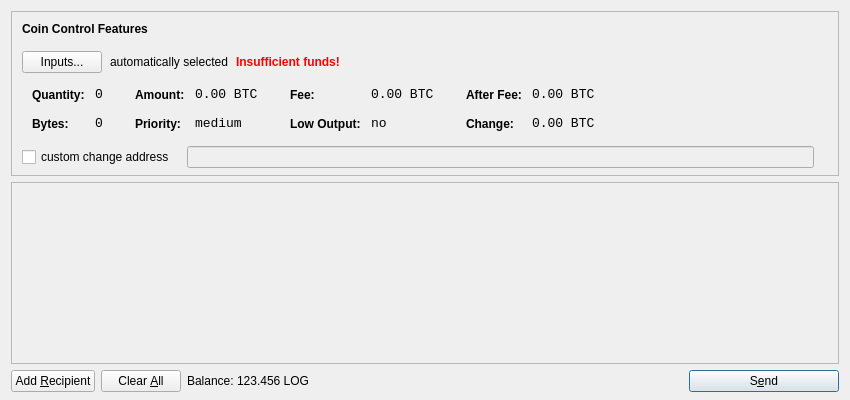
<?xml version="1.0" encoding="UTF-8"?>
<ui version="4.0">
 <class>SendCoinsDialog</class>
 <widget class="QDialog" name="SendCoinsDialog">
  <property name="geometry">
   <rect>
    <x>0</x>
    <y>0</y>
    <width>850</width>
    <height>400</height>
   </rect>
  </property>
  <property name="windowTitle">
   <string>Send Coins</string>
  </property>
  <layout class="QVBoxLayout" name="verticalLayout" stretch="0,1,0">
   <property name="bottomMargin">
    <number>8</number>
   </property>
   <item>
    <widget class="QFrame" name="frameCoinControl">
     <property name="sizePolicy">
      <sizepolicy hsizetype="Expanding" vsizetype="Expanding">
       <horstretch>0</horstretch>
       <verstretch>0</verstretch>
      </sizepolicy>
     </property>
     <property name="maximumSize">
      <size>
       <width>16777215</width>
       <height>16777215</height>
      </size>
     </property>
     <property name="frameShape">
      <enum>QFrame::StyledPanel</enum>
     </property>
     <property name="frameShadow">
      <enum>QFrame::Sunken</enum>
     </property>
     <layout class="QVBoxLayout" name="verticalLayoutCoinControl2">
      <property name="spacing">
       <number>-1</number>
      </property>
      <property name="leftMargin">
       <number>0</number>
      </property>
      <property name="topMargin">
       <number>0</number>
      </property>
      <property name="rightMargin">
       <number>0</number>
      </property>
      <property name="bottomMargin">
       <number>6</number>
      </property>
      <item>
       <layout class="QVBoxLayout" name="verticalLayoutCoinControl" stretch="0,0,0,0,1">
        <property name="spacing">
         <number>0</number>
        </property>
        <property name="leftMargin">
         <number>10</number>
        </property>
        <property name="topMargin">
         <number>10</number>
        </property>
        <item>
         <layout class="QHBoxLayout" name="horizontalLayoutCoinControl1">
          <property name="bottomMargin">
           <number>15</number>
          </property>
          <item>
           <widget class="QLabel" name="labelCoinControlFeatures">
            <property name="sizePolicy">
             <sizepolicy hsizetype="Preferred" vsizetype="Maximum">
              <horstretch>0</horstretch>
              <verstretch>0</verstretch>
             </sizepolicy>
            </property>
            <property name="font">
             <font>
              <weight>75</weight>
              <bold>true</bold>
             </font>
            </property>
            <property name="styleSheet">
             <string notr="true">font-weight:bold;</string>
            </property>
            <property name="text">
             <string>Coin Control Features</string>
            </property>
           </widget>
          </item>
         </layout>
        </item>
        <item>
         <layout class="QHBoxLayout" name="horizontalLayoutCoinControl2" stretch="0,0,0,0">
          <property name="spacing">
           <number>8</number>
          </property>
          <property name="bottomMargin">
           <number>10</number>
          </property>
          <item>
           <widget class="QPushButton" name="pushButtonCoinControl">
            <property name="styleSheet">
             <string notr="true"/>
            </property>
            <property name="text">
             <string>Inputs...</string>
            </property>
           </widget>
          </item>
          <item>
           <widget class="QLabel" name="labelCoinControlAutomaticallySelected">
            <property name="text">
             <string>automatically selected</string>
            </property>
            <property name="margin">
             <number>5</number>
            </property>
           </widget>
          </item>
          <item>
           <widget class="QLabel" name="labelCoinControlInsuffFunds">
            <property name="font">
             <font>
              <weight>75</weight>
              <bold>true</bold>
             </font>
            </property>
            <property name="styleSheet">
             <string notr="true">color:red;font-weight:bold;</string>
            </property>
            <property name="text">
             <string>Insufficient funds!</string>
            </property>
            <property name="margin">
             <number>5</number>
            </property>
           </widget>
          </item>
          <item>
           <spacer name="horizontalSpacerCoinControl">
            <property name="orientation">
             <enum>Qt::Horizontal</enum>
            </property>
            <property name="sizeHint" stdset="0">
             <size>
              <width>40</width>
              <height>1</height>
             </size>
            </property>
           </spacer>
          </item>
         </layout>
        </item>
        <item>
         <widget class="QWidget" name="widgetCoinControl" native="true">
          <property name="sizePolicy">
           <sizepolicy hsizetype="Preferred" vsizetype="Preferred">
            <horstretch>0</horstretch>
            <verstretch>0</verstretch>
           </sizepolicy>
          </property>
          <property name="minimumSize">
           <size>
            <width>0</width>
            <height>0</height>
           </size>
          </property>
          <property name="styleSheet">
           <string notr="true"/>
          </property>
          <layout class="QHBoxLayout" name="horizontalLayoutCoinControl5">
           <property name="margin">
            <number>0</number>
           </property>
           <item>
            <layout class="QHBoxLayout" name="horizontalLayoutCoinControl3" stretch="0,0,0,1">
             <property name="spacing">
              <number>20</number>
             </property>
             <property name="topMargin">
              <number>0</number>
             </property>
             <property name="bottomMargin">
              <number>10</number>
             </property>
             <item>
              <layout class="QFormLayout" name="formLayoutCoinControl1">
               <property name="horizontalSpacing">
                <number>10</number>
               </property>
               <property name="verticalSpacing">
                <number>14</number>
               </property>
               <property name="leftMargin">
                <number>10</number>
               </property>
               <property name="topMargin">
                <number>4</number>
               </property>
               <property name="rightMargin">
                <number>6</number>
               </property>
               <item row="0" column="0">
                <widget class="QLabel" name="labelCoinControlQuantityText">
                 <property name="styleSheet">
                  <string notr="true">font-weight:bold;</string>
                 </property>
                 <property name="text">
                  <string>Quantity:</string>
                 </property>
                 <property name="margin">
                  <number>0</number>
                 </property>
                </widget>
               </item>
               <item row="0" column="1">
                <widget class="QLabel" name="labelCoinControlQuantity">
                 <property name="font">
                  <font>
                   <family>Monospace</family>
                   <pointsize>10</pointsize>
                  </font>
                 </property>
                 <property name="cursor">
                  <cursorShape>IBeamCursor</cursorShape>
                 </property>
                 <property name="contextMenuPolicy">
                  <enum>Qt::ActionsContextMenu</enum>
                 </property>
                 <property name="text">
                  <string notr="true">0</string>
                 </property>
                 <property name="margin">
                  <number>0</number>
                 </property>
                 <property name="textInteractionFlags">
                  <set>Qt::LinksAccessibleByMouse|Qt::TextSelectableByKeyboard|Qt::TextSelectableByMouse</set>
                 </property>
                </widget>
               </item>
               <item row="1" column="0">
                <widget class="QLabel" name="labelCoinControlBytesText">
                 <property name="styleSheet">
                  <string notr="true">font-weight:bold;</string>
                 </property>
                 <property name="text">
                  <string>Bytes:</string>
                 </property>
                </widget>
               </item>
               <item row="1" column="1">
                <widget class="QLabel" name="labelCoinControlBytes">
                 <property name="font">
                  <font>
                   <family>Monospace</family>
                   <pointsize>10</pointsize>
                  </font>
                 </property>
                 <property name="cursor">
                  <cursorShape>IBeamCursor</cursorShape>
                 </property>
                 <property name="contextMenuPolicy">
                  <enum>Qt::ActionsContextMenu</enum>
                 </property>
                 <property name="text">
                  <string notr="true">0</string>
                 </property>
                 <property name="textInteractionFlags">
                  <set>Qt::LinksAccessibleByMouse|Qt::TextSelectableByKeyboard|Qt::TextSelectableByMouse</set>
                 </property>
                </widget>
               </item>
              </layout>
             </item>
             <item>
              <layout class="QFormLayout" name="formLayoutCoinControl2">
               <property name="horizontalSpacing">
                <number>10</number>
               </property>
               <property name="verticalSpacing">
                <number>14</number>
               </property>
               <property name="leftMargin">
                <number>6</number>
               </property>
               <property name="topMargin">
                <number>4</number>
               </property>
               <property name="rightMargin">
                <number>6</number>
               </property>
               <item row="0" column="0">
                <widget class="QLabel" name="labelCoinControlAmountText">
                 <property name="styleSheet">
                  <string notr="true">font-weight:bold;</string>
                 </property>
                 <property name="text">
                  <string>Amount:</string>
                 </property>
                 <property name="margin">
                  <number>0</number>
                 </property>
                </widget>
               </item>
               <item row="0" column="1">
                <widget class="QLabel" name="labelCoinControlAmount">
                 <property name="font">
                  <font>
                   <family>Monospace</family>
                   <pointsize>10</pointsize>
                  </font>
                 </property>
                 <property name="cursor">
                  <cursorShape>IBeamCursor</cursorShape>
                 </property>
                 <property name="contextMenuPolicy">
                  <enum>Qt::ActionsContextMenu</enum>
                 </property>
                 <property name="text">
                  <string notr="true">0.00 BTC</string>
                 </property>
                 <property name="textInteractionFlags">
                  <set>Qt::LinksAccessibleByMouse|Qt::TextSelectableByKeyboard|Qt::TextSelectableByMouse</set>
                 </property>
                </widget>
               </item>
               <item row="1" column="0">
                <widget class="QLabel" name="labelCoinControlPriorityText">
                 <property name="styleSheet">
                  <string notr="true">font-weight:bold;</string>
                 </property>
                 <property name="text">
                  <string>Priority:</string>
                 </property>
                </widget>
               </item>
               <item row="1" column="1">
                <widget class="QLabel" name="labelCoinControlPriority">
                 <property name="font">
                  <font>
                   <family>Monospace</family>
                   <pointsize>10</pointsize>
                  </font>
                 </property>
                 <property name="cursor">
                  <cursorShape>IBeamCursor</cursorShape>
                 </property>
                 <property name="contextMenuPolicy">
                  <enum>Qt::ActionsContextMenu</enum>
                 </property>
                 <property name="text">
                  <string>medium</string>
                 </property>
                 <property name="textInteractionFlags">
                  <set>Qt::LinksAccessibleByMouse|Qt::TextSelectableByKeyboard|Qt::TextSelectableByMouse</set>
                 </property>
                </widget>
               </item>
              </layout>
             </item>
             <item>
              <layout class="QFormLayout" name="formLayoutCoinControl3">
               <property name="horizontalSpacing">
                <number>10</number>
               </property>
               <property name="verticalSpacing">
                <number>14</number>
               </property>
               <property name="leftMargin">
                <number>6</number>
               </property>
               <property name="topMargin">
                <number>4</number>
               </property>
               <property name="rightMargin">
                <number>6</number>
               </property>
               <item row="0" column="0">
                <widget class="QLabel" name="labelCoinControlFeeText">
                 <property name="styleSheet">
                  <string notr="true">font-weight:bold;</string>
                 </property>
                 <property name="text">
                  <string>Fee:</string>
                 </property>
                 <property name="margin">
                  <number>0</number>
                 </property>
                </widget>
               </item>
               <item row="0" column="1">
                <widget class="QLabel" name="labelCoinControlFee">
                 <property name="font">
                  <font>
                   <family>Monospace</family>
                   <pointsize>10</pointsize>
                  </font>
                 </property>
                 <property name="cursor">
                  <cursorShape>IBeamCursor</cursorShape>
                 </property>
                 <property name="contextMenuPolicy">
                  <enum>Qt::ActionsContextMenu</enum>
                 </property>
                 <property name="text">
                  <string notr="true">0.00 BTC</string>
                 </property>
                 <property name="textInteractionFlags">
                  <set>Qt::LinksAccessibleByMouse|Qt::TextSelectableByKeyboard|Qt::TextSelectableByMouse</set>
                 </property>
                </widget>
               </item>
               <item row="1" column="0">
                <widget class="QLabel" name="labelCoinControlLowOutputText">
                 <property name="styleSheet">
                  <string notr="true">font-weight:bold;</string>
                 </property>
                 <property name="text">
                  <string>Low Output:</string>
                 </property>
                </widget>
               </item>
               <item row="1" column="1">
                <widget class="QLabel" name="labelCoinControlLowOutput">
                 <property name="font">
                  <font>
                   <family>Monospace</family>
                   <pointsize>10</pointsize>
                  </font>
                 </property>
                 <property name="cursor">
                  <cursorShape>IBeamCursor</cursorShape>
                 </property>
                 <property name="contextMenuPolicy">
                  <enum>Qt::ActionsContextMenu</enum>
                 </property>
                 <property name="text">
                  <string>no</string>
                 </property>
                 <property name="textInteractionFlags">
                  <set>Qt::LinksAccessibleByMouse|Qt::TextSelectableByKeyboard|Qt::TextSelectableByMouse</set>
                 </property>
                </widget>
               </item>
              </layout>
             </item>
             <item>
              <layout class="QFormLayout" name="formLayoutCoinControl4">
               <property name="horizontalSpacing">
                <number>10</number>
               </property>
               <property name="verticalSpacing">
                <number>14</number>
               </property>
               <property name="leftMargin">
                <number>6</number>
               </property>
               <property name="topMargin">
                <number>4</number>
               </property>
               <property name="rightMargin">
                <number>6</number>
               </property>
               <item row="0" column="0">
                <widget class="QLabel" name="labelCoinControlAfterFeeText">
                 <property name="styleSheet">
                  <string notr="true">font-weight:bold;</string>
                 </property>
                 <property name="text">
                  <string>After Fee:</string>
                 </property>
                 <property name="margin">
                  <number>0</number>
                 </property>
                </widget>
               </item>
               <item row="0" column="1">
                <widget class="QLabel" name="labelCoinControlAfterFee">
                 <property name="font">
                  <font>
                   <family>Monospace</family>
                   <pointsize>10</pointsize>
                  </font>
                 </property>
                 <property name="cursor">
                  <cursorShape>IBeamCursor</cursorShape>
                 </property>
                 <property name="contextMenuPolicy">
                  <enum>Qt::ActionsContextMenu</enum>
                 </property>
                 <property name="text">
                  <string notr="true">0.00 BTC</string>
                 </property>
                 <property name="textInteractionFlags">
                  <set>Qt::LinksAccessibleByMouse|Qt::TextSelectableByKeyboard|Qt::TextSelectableByMouse</set>
                 </property>
                </widget>
               </item>
               <item row="1" column="0">
                <widget class="QLabel" name="labelCoinControlChangeText">
                 <property name="styleSheet">
                  <string notr="true">font-weight:bold;</string>
                 </property>
                 <property name="text">
                  <string>Change:</string>
                 </property>
                </widget>
               </item>
               <item row="1" column="1">
                <widget class="QLabel" name="labelCoinControlChange">
                 <property name="font">
                  <font>
                   <family>Monospace</family>
                   <pointsize>10</pointsize>
                  </font>
                 </property>
                 <property name="cursor">
                  <cursorShape>IBeamCursor</cursorShape>
                 </property>
                 <property name="contextMenuPolicy">
                  <enum>Qt::ActionsContextMenu</enum>
                 </property>
                 <property name="text">
                  <string notr="true">0.00 BTC</string>
                 </property>
                 <property name="textInteractionFlags">
                  <set>Qt::LinksAccessibleByMouse|Qt::TextSelectableByKeyboard|Qt::TextSelectableByMouse</set>
                 </property>
                </widget>
               </item>
              </layout>
             </item>
            </layout>
           </item>
          </layout>
         </widget>
        </item>
        <item>
         <layout class="QHBoxLayout" name="horizontalLayoutCoinControl4" stretch="0,0,0">
          <property name="spacing">
           <number>12</number>
          </property>
          <property name="sizeConstraint">
           <enum>QLayout::SetDefaultConstraint</enum>
          </property>
          <property name="topMargin">
           <number>5</number>
          </property>
          <property name="rightMargin">
           <number>5</number>
          </property>
          <item>
           <widget class="QCheckBox" name="checkBoxCoinControlChange">
            <property name="text">
             <string>custom change address</string>
            </property>
           </widget>
          </item>
          <item>
           <widget class="QLineEdit" name="lineEditCoinControlChange">
            <property name="enabled">
             <bool>false</bool>
            </property>
            <property name="sizePolicy">
             <sizepolicy hsizetype="Expanding" vsizetype="Fixed">
              <horstretch>0</horstretch>
              <verstretch>0</verstretch>
             </sizepolicy>
            </property>
           </widget>
          </item>
          <item>
           <widget class="QLabel" name="labelCoinControlChangeLabel">
            <property name="sizePolicy">
             <sizepolicy hsizetype="Preferred" vsizetype="Expanding">
              <horstretch>0</horstretch>
              <verstretch>0</verstretch>
             </sizepolicy>
            </property>
            <property name="minimumSize">
             <size>
              <width>0</width>
              <height>0</height>
             </size>
            </property>
            <property name="text">
             <string/>
            </property>
            <property name="margin">
             <number>3</number>
            </property>
           </widget>
          </item>
         </layout>
        </item>
        <item>
         <spacer name="verticalSpacerCoinControl">
          <property name="orientation">
           <enum>Qt::Vertical</enum>
          </property>
          <property name="sizeHint" stdset="0">
           <size>
            <width>800</width>
            <height>1</height>
           </size>
          </property>
         </spacer>
        </item>
       </layout>
      </item>
     </layout>
    </widget>
   </item>
   <item>
    <widget class="QScrollArea" name="scrollArea">
     <property name="widgetResizable">
      <bool>true</bool>
     </property>
     <widget class="QWidget" name="scrollAreaWidgetContents">
      <property name="geometry">
       <rect>
        <x>0</x>
        <y>0</y>
        <width>830</width>
        <height>165</height>
       </rect>
      </property>
      <layout class="QVBoxLayout" name="verticalLayout_2">
       <property name="margin">
        <number>0</number>
       </property>
       <item>
        <layout class="QVBoxLayout" name="entries">
         <property name="spacing">
          <number>6</number>
         </property>
        </layout>
       </item>
       <item>
        <spacer name="verticalSpacer">
         <property name="orientation">
          <enum>Qt::Vertical</enum>
         </property>
         <property name="sizeHint" stdset="0">
          <size>
           <width>20</width>
           <height>40</height>
          </size>
         </property>
        </spacer>
       </item>
      </layout>
     </widget>
    </widget>
   </item>
   <item>
    <layout class="QHBoxLayout" name="horizontalLayout">
     <item>
      <widget class="QPushButton" name="addButton">
       <property name="toolTip">
        <string>Send to multiple recipients at once</string>
       </property>
       <property name="text">
        <string>Add &amp;Recipient</string>
       </property>
       <property name="icon">
        <iconset resource="../bitcoin.qrc">
         <normaloff>:/icons/add</normaloff>:/icons/add</iconset>
       </property>
       <property name="autoDefault">
        <bool>false</bool>
       </property>
      </widget>
     </item>
     <item>
      <widget class="QPushButton" name="clearButton">
       <property name="sizePolicy">
        <sizepolicy hsizetype="Minimum" vsizetype="Fixed">
         <horstretch>0</horstretch>
         <verstretch>0</verstretch>
        </sizepolicy>
       </property>
       <property name="toolTip">
        <string>Remove all transaction fields</string>
       </property>
       <property name="text">
        <string>Clear &amp;All</string>
       </property>
       <property name="icon">
        <iconset resource="../bitcoin.qrc">
         <normaloff>:/icons/remove</normaloff>:/icons/remove</iconset>
       </property>
       <property name="autoRepeatDelay">
        <number>300</number>
       </property>
       <property name="autoDefault">
        <bool>false</bool>
       </property>
      </widget>
     </item>
     <item>
      <layout class="QHBoxLayout" name="horizontalLayout_2">
       <property name="spacing">
        <number>3</number>
       </property>
       <item>
        <widget class="QLabel" name="label">
         <property name="text">
          <string>Balance:</string>
         </property>
        </widget>
       </item>
       <item>
        <widget class="QLabel" name="labelBalance">
         <property name="cursor">
          <cursorShape>IBeamCursor</cursorShape>
         </property>
         <property name="text">
          <string>123.456 LOG</string>
         </property>
         <property name="textInteractionFlags">
          <set>Qt::LinksAccessibleByMouse|Qt::TextSelectableByKeyboard|Qt::TextSelectableByMouse</set>
         </property>
        </widget>
       </item>
      </layout>
     </item>
     <item>
      <spacer name="horizontalSpacer">
       <property name="orientation">
        <enum>Qt::Horizontal</enum>
       </property>
       <property name="sizeHint" stdset="0">
        <size>
         <width>40</width>
         <height>20</height>
        </size>
       </property>
      </spacer>
     </item>
     <item>
      <widget class="QPushButton" name="sendButton">
       <property name="minimumSize">
        <size>
         <width>150</width>
         <height>0</height>
        </size>
       </property>
       <property name="toolTip">
        <string>Confirm the send action</string>
       </property>
       <property name="text">
        <string>S&amp;end</string>
       </property>
       <property name="icon">
        <iconset resource="../bitcoin.qrc">
         <normaloff>:/icons/send</normaloff>:/icons/send</iconset>
       </property>
       <property name="default">
        <bool>true</bool>
       </property>
      </widget>
     </item>
    </layout>
   </item>
  </layout>
 </widget>
 <resources>
  <include location="../bitcoin.qrc"/>
 </resources>
 <connections/>
</ui>
